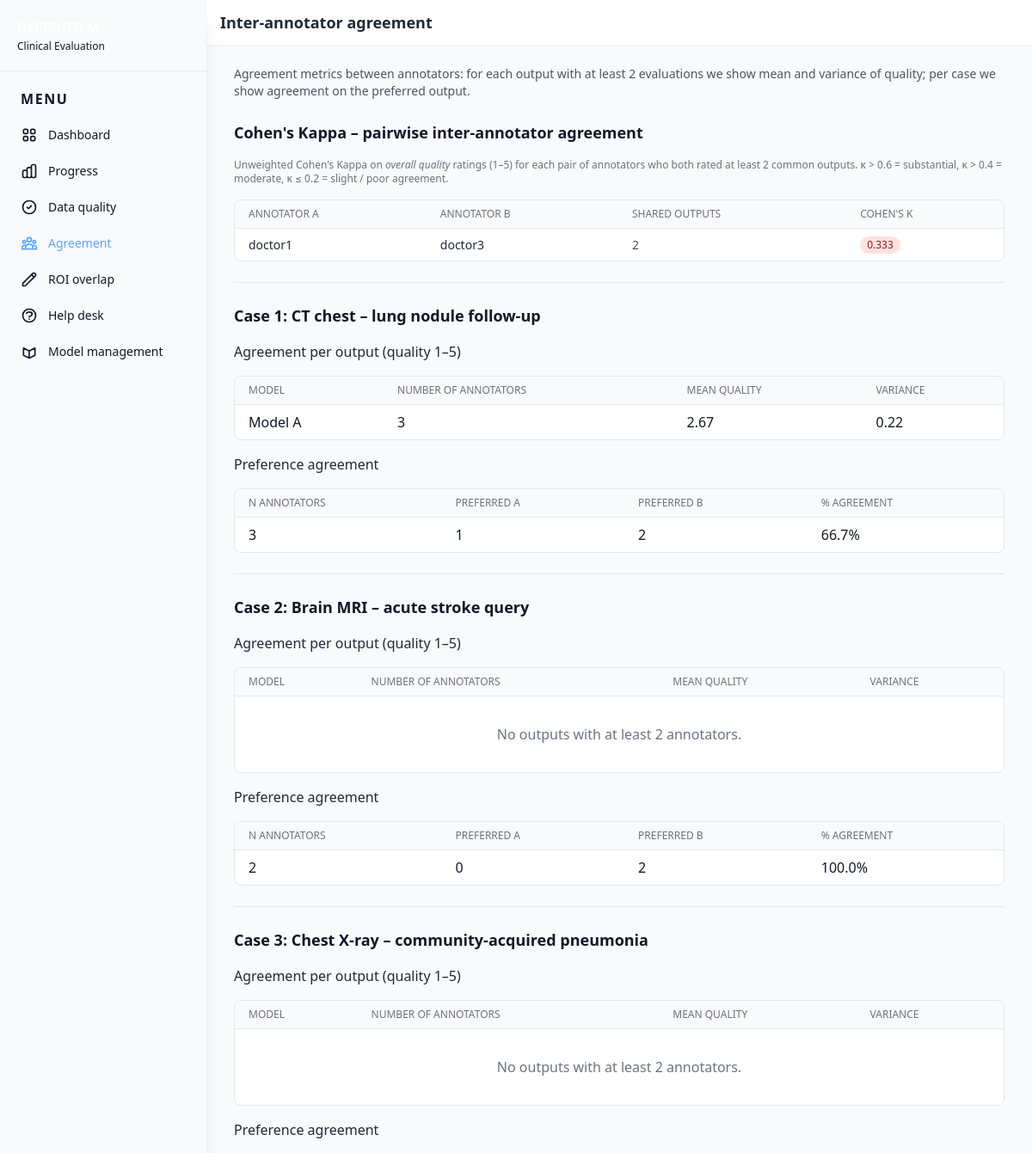
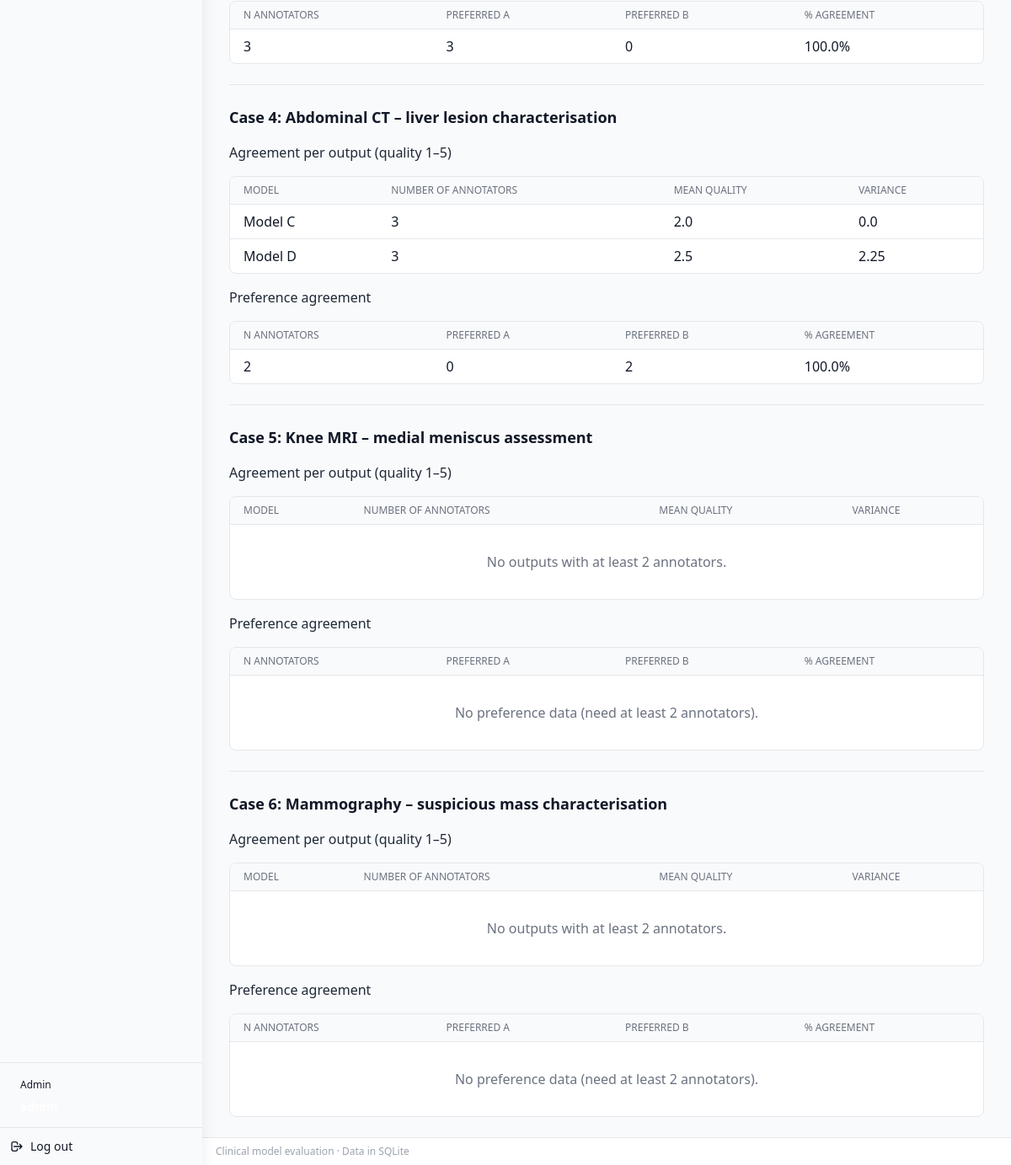
The app's page /admin/agreement (signed in) with its own data (2 pictures, top to bottom).
### app/models.py (models this page shows)
class User(SQLModel, table=True):
    __tablename__ = "users"
    id: Optional[int] = Field(default=None, primary_key=True)
    username: str = Field(unique=True)
    password_hash: str = Field()
    role: str = Field()  # "doctor" | "admin"
    full_name: Optional[str] = Field(default=None)
    email: Optional[str] = Field(default=None)
    institution: Optional[str] = Field(default=None)
    notes: Optional[str] = Field(default=None)
    created_at: datetime = Field(default_factory=datetime.utcnow)

class Evaluation(SQLModel, table=True):
    id: Optional[int] = Field(default=None, primary_key=True)
    output_id: int = Field(foreign_key="modeloutput.id")
    user_id: Optional[int] = Field(default=None, foreign_key="users.id")
    annotator_id: str
    overall_quality: int = Field(ge=0, le=5)  # 0 = non compilato
    clinical_accuracy: int = Field(ge=0, le=5)
    completeness: int = Field(ge=0, le=5)
    safety: int = Field(ge=0, le=5)
    preferred_for_case: bool = False
    hallucination: bool = False
    missing_important_findings: bool = False
    formatting_issues: bool = False
    safety_concerns: bool = False
    free_text_feedback: Optional[str] = None
    created_at: datetime = Field(default_factory=datetime.utcnow)
    output: Optional[ModelOutput] = Relationship(back_populates="evaluations")

class Case(SQLModel, table=True):
    id: Optional[int] = Field(default=None, primary_key=True)
    title: str
    clinical_prompt: str = Field(default="")
    modality: str = "text+image"
    outputs: list["ModelOutput"] = Relationship(back_populates="case")

class ModelOutput(SQLModel, table=True):
    id: Optional[int] = Field(default=None, primary_key=True)
    case_id: int = Field(foreign_key="case.id")
    model_name: str
    text_output: str
    image_url: Optional[str] = None
    case: Optional[Case] = Relationship(back_populates="outputs")
    evaluations: list["Evaluation"] = Relationship(back_populates="output")

### app/main.py (the view)
@app.get("/admin/agreement", response_class=HTMLResponse)
def admin_agreement(request: Request, session: SessionDep):
    user = require_admin(request, session)
    if user is None:
        return RedirectResponse(url="/login?role=admin", status_code=302)
    agreement = _compute_agreement(session)
    pairwise_kappa = _compute_pairwise_kappa(session)
    cases = session.exec(select(Case).order_by(Case.id)).all()
    case_preferred = []
    for case in cases:
        outputs = list(case.outputs)
        if len(outputs) != 2:
            continue
        evals_a = session.exec(select(Evaluation).where(Evaluation.output_id == outputs[0].id)).all()
        evals_b = session.exec(select(Evaluation).where(Evaluation.output_id == outputs[1].id)).all()
        annotators_a = {e.annotator_id for e in evals_a if e.preferred_for_case}
        annotators_b = {e.annotator_id for e in evals_b if e.preferred_for_case}
        n_a = len(annotators_a)
        n_b = len(annotators_b)
        total = n_a + n_b
        if total >= 2:
            pct_agree = 100 * max(n_a, n_b) / total
            case_preferred.append({
                "case_id": case.id,
                "case_title": case.title,
                "n_annotators": total,
                "preferred_a": n_a,
                "preferred_b": n_b,
                "pct_agreement": round(pct_agree, 1),
            })
    return templates.TemplateResponse(
        "admin/agreement.html",
        {
            "request": request,
            "current_user": user,
            "agreement": agreement,
            "case_preferred": case_preferred,
            "cases": cases,
            "pairwise_kappa": pairwise_kappa,
        },
    )

### app/templates/admin/agreement.html (shortened to what this page needs)
{% extends "base.html" %}
{% block header_title %}Inter-annotator agreement{% endblock %}
{% block content %}
<div class="space-y-6">
  <p class="text-sm text-gray-600">
    Agreement metrics between annotators: for each output with at least 2 evaluations we show mean and variance of quality; per case we show agreement on the preferred output.
  </p>
  <section class="space-y-4">
    <h3 class="font-semibold text-gray-900 text-lg">Cohen's Kappa – pairwise inter-annotator agreement</h3>
    <p class="text-xs text-gray-500">
      Unweighted Cohen's Kappa on <em>overall quality</em> ratings (1–5) for each pair of annotators
      who both rated at least 2 common outputs. κ &gt; 0.6 = substantial, κ &gt; 0.4 = moderate,
      κ ≤ 0.2 = slight / poor agreement.
    </p>
    <div class="bg-white rounded-lg border border-gray-200 overflow-hidden">
      <table class="min-w-full divide-y divide-gray-200">
        <thead class="bg-gray-50">
          <tr>
            <th class="px-4 py-2 text-left text-xs font-medium text-gray-500 uppercase">Annotator A</th>
            <th class="px-4 py-2 text-left text-xs font-medium text-gray-500 uppercase">Annotator B</th>
            <th class="px-4 py-2 text-left text-xs font-medium text-gray-500 uppercase">Shared outputs</th>
            <th class="px-4 py-2 text-left text-xs font-medium text-gray-500 uppercase">Cohen's κ</th>
          </tr>
        </thead>
        <tbody class="divide-y divide-gray-200">
          {% for k in pairwise_kappa %}
          <tr>
            <td class="px-4 py-2 text-sm text-gray-800">{{ k.annotator_a }}</td>
            <td class="px-4 py-2 text-sm text-gray-800">{{ k.annotator_b }}</td>
            <td class="px-4 py-2 text-sm text-gray-600">{{ k.n_shared }}</td>
            <td class="px-4 py-2 text-sm">
              <span class="inline-flex items-center px-2 py-0.5 rounded-full text-xs font-medium
                {% if k.kappa >= 0.6 %}bg-emerald-100 text-emerald-800
                {% elif k.kappa >= 0.4 %}bg-yellow-100 text-yellow-800
                {% else %}bg-red-100 text-red-800{% endif %}">
                {{ '%.3f'|format(k.kappa) }}
              </span>
            </td>
          </tr>
          {% else %}
          <tr>
            <td colspan="4" class="px-4 py-8 text-center text-gray-500 text-sm">
              No kappa yet — need at least 2 annotators rating ≥2 common outputs.
            </td>
          </tr>
          {% endfor %}
        </tbody>
      </table>
    </div>
  </section>
  <hr class="border-gray-200 my-4" />
  {% for case in cases %}
  {% set agreement_case = agreement | selectattr('case_id', 'equalto', case.id) | list %}
  {% set preferred_case = case_preferred | selectattr('case_id', 'equalto', case.id) | list %}
  <section class="space-y-4">
    <h3 class="font-semibold text-gray-900 text-lg">Case {{ case.id }}: {{ case.title }}</h3>
    <h4 class="font-medium text-gray-800">Agreement per output (quality 1–5)</h4>
    <div class="bg-white rounded-lg border border-gray-200 overflow-hidden">
      <table class="min-w-full divide-y divide-gray-200">
        <thead class="bg-gray-50">
          <tr>
            <th class="px-4 py-2 text-left text-xs font-medium text-gray-500 uppercase">Model</th>
            <th class="px-4 py-2 text-left text-xs font-medium text-gray-500 uppercase">Number of annotators</th>
            <th class="px-4 py-2 text-left text-xs font-medium text-gray-500 uppercase">Mean quality</th>
            <th class="px-4 py-2 text-left text-xs font-medium text-gray-500 uppercase">Variance</th>
          </tr>
        </thead>
        <tbody class="divide-y divide-gray-200">
          {% for a in agreement_case %}
          <tr>
            <td class="px-4 py-2 font-medium">{{ a.model_name }}</td>
            <td class="px-4 py-2">{{ a.n_annotators }}</td>
            <td class="px-4 py-2">{{ a.mean_quality }}</td>
            <td class="px-4 py-2">{{ a.variance }}</td>
          </tr>
          {% else %}
          <tr><td colspan="4" class="px-4 py-8 text-center text-gray-500">No outputs with at least 2 annotators.</td></tr>
          {% endfor %}
        </tbody>
      </table>
    </div>
    <h4 class="font-medium text-gray-800">Preference agreement</h4>
    <div class="bg-white rounded-lg border border-gray-200 overflow-hidden">
      <table class="min-w-full divide-y divide-gray-200">
        <thead class="bg-gray-50">
          <tr>
            <th class="px-4 py-2 text-left text-xs font-medium text-gray-500 uppercase">N annotators</th>
            <th class="px-4 py-2 text-left text-xs font-medium text-gray-500 uppercase">Preferred A</th>
            <th class="px-4 py-2 text-left text-xs font-medium text-gray-500 uppercase">Preferred B</th>
            <th class="px-4 py-2 text-left text-xs font-medium text-gray-500 uppercase">% agreement</th>
          </tr>
        </thead>
        <tbody class="divide-y divide-gray-200">
          {% for c in preferred_case %}
          <tr>
            <td class="px-4 py-2">{{ c.n_annotators }}</td>
            <td class="px-4 py-2">{{ c.preferred_a }}</td>
            <td class="px-4 py-2">{{ c.preferred_b }}</td>
            <td class="px-4 py-2">{{ c.pct_agreement }}%</td>
          </tr>
          {% else %}
          <tr><td colspan="4" class="px-4 py-8 text-center text-gray-500">No preference data (need at least 2 annotators).</td></tr>
          {% endfor %}
        </tbody>
      </table>
    </div>
  </section>
  {% if not loop.last %}<hr class="border-gray-200 my-8" />{% endif %}
  {% endfor %}
</div>
{% endblock %}

### app/templates/base.html (shortened to what this page needs)
<!DOCTYPE html>
<html lang="en">
  <head>
    <link
      href="https://cdn.jsdelivr.net/npm/tailwindcss@2.2.19/dist/tailwind.min.css"
      rel="stylesheet"
    />
    <link rel="stylesheet" href="/static/styles.css" />
  </head>
  <body class="bg-gray-50 text-gray-900">
    <div class="min-h-screen flex">
      {% if current_user is defined and current_user %}
      <aside class="w-60 min-h-screen sticky top-0 bg-slate-900 text-slate-100 flex-shrink-0 flex flex-col shadow-xl">
        <div class="p-5 border-b border-slate-700/80">
          <h1 class="font-bold text-base tracking-tight text-white">DECIPHER-M</h1>
          <p class="text-xs text-slate-400 mt-0.5">Clinical Evaluation</p>
        </div>
        <nav class="p-3 flex-1 space-y-0.5">
          <p class="px-3 py-2 text-[11px] font-semibold text-slate-500 uppercase tracking-widest">Menu</p>
          {% if current_user.role == 'admin' %}
          <a href="/admin" class="flex items-center gap-3 px-3 py-2.5 rounded-lg text-sm font-medium transition-colors {% if request.url.path == '/admin' %}bg-slate-800 text-blue-400{% else %}text-slate-300 hover:bg-slate-800 hover:text-blue-400{% endif %}">Dashboard</a>
          <a href="/admin/progress" class="flex items-center gap-3 px-3 py-2.5 rounded-lg text-sm font-medium transition-colors {% if request.url.path == '/admin/progress' %}bg-slate-800 text-blue-400{% else %}text-slate-300 hover:bg-slate-800 hover:text-blue-400{% endif %}">Progress</a>
          <a href="/admin/quality" class="flex items-center gap-3 px-3 py-2.5 rounded-lg text-sm font-medium transition-colors {% if request.url.path == '/admin/quality' %}bg-slate-800 text-blue-400{% else %}text-slate-300 hover:bg-slate-800 hover:text-blue-400{% endif %}"><svg class="w-5 h-5 flex-shrink-0" fill="none" stroke="currentColor" viewBox="0 0 24 24"><path stroke-linecap="round" stroke-linejoin="round" stroke-width="2" d="M9 12l2 2 4-4m6 2a9 9 0 11-18 0 9 9 0 0118 0z"/></svg>Data quality</a>
          <a href="/admin/agreement" class="flex items-center gap-3 px-3 py-2.5 rounded-lg text-sm font-medium transition-colors {% if request.url.path == '/admin/agreement' %}bg-slate-800 text-blue-400{% else %}text-slate-300 hover:bg-slate-800 hover:text-blue-400{% endif %}">Agreement</a>
          <a href="/admin/roi" class="flex items-center gap-3 px-3 py-2.5 rounded-lg text-sm font-medium transition-colors {% if request.url.path == '/admin/roi' %}bg-slate-800 text-blue-400{% else %}text-slate-300 hover:bg-slate-800 hover:text-blue-400{% endif %}"><svg class="w-5 h-5 flex-shrink-0" fill="none" stroke="currentColor" viewBox="0 0 24 24"><path stroke-linecap="round" stroke-linejoin="round" stroke-width="2" d="M15.232 5.232l3.536 3.536m-2.036-5.036a2.5 2.5 0 113.536 3.536L6.5 21.036H3v-3.572L16.732 3.732z"/></svg>ROI overlap</a>
          <a href="/help/inbox" class="flex items-center gap-3 px-3 py-2.5 rounded-lg text-sm font-medium transition-colors {% if request.url.path.startswith('/help') %}bg-slate-800 text-blue-400{% else %}text-slate-300 hover:bg-slate-800 hover:text-blue-400{% endif %}">Help desk</a>
          <a href="/admin/models" class="flex items-center gap-3 px-3 py-2.5 rounded-lg text-sm font-medium transition-colors {% if request.url.path == '/admin/models' %}bg-slate-800 text-blue-400{% else %}text-slate-300 hover:bg-slate-800 hover:text-blue-400{% endif %}"><svg class="w-5 h-5 flex-shrink-0" fill="none" stroke="currentColor" viewBox="0 0 24 24"><path stroke-linecap="round" stroke-linejoin="round" stroke-width="2" d="M20 7l-8 4-8-4m16 0l-8 4m8-4v10l-8 4m0-10L4 7m8 4v10M4 7v10l8 4"/></svg>Model management</a>
          {% endif %}
        </nav>
        <div class="p-3 border-t border-slate-700/80">
          <p class="px-3 py-1.5 text-xs font-medium text-slate-500">{{ 'Admin' if current_user.role == 'admin' else 'Doctor' }}</p>
          <p class="px-3 py-0.5 text-sm font-semibold text-white">{{ current_user.username }}</p>
        </div>
        <a href="/logout" class="flex items-center gap-2 p-3 text-sm font-medium text-slate-400 hover:bg-slate-800 hover:text-blue-400 border-t border-slate-700/80 transition-colors"><svg class="w-4 h-4 flex-shrink-0" fill="none" stroke="currentColor" viewBox="0 0 24 24"><path stroke-linecap="round" stroke-linejoin="round" stroke-width="2" d="M17 16l4-4m0 0l-4-4m4 4H7m6 4v1a3 3 0 01-3 3H6a3 3 0 01-3-3V7a3 3 0 013-3h4a3 3 0 013 3v1"/></svg>Log out</a>
      </aside>
      {% endif %}
      <div class="flex-1 flex flex-col min-w-0">
        {% if current_user is defined and current_user %}
        <header class="bg-white shadow-sm py-3 px-4">
          <div class="max-w-5xl mx-auto flex items-center justify-between">
            <h2 class="text-lg font-semibold text-gray-800">{% block header_title %}Clinical Evaluation{% endblock %}</h2>
          </div>
        </header>
        {% endif %}
        <main class="flex-1 py-6 px-4 sm:px-6 lg:px-8">
          <div class="max-w-5xl mx-auto">
            {% block content %}{% endblock %}
          </div>
        </main>
        <footer class="bg-white border-t py-2 px-4 text-xs text-gray-400">
          Clinical model evaluation · Data in SQLite
        </footer>
      </div>
    </div>
  </body>
</html>

### app/static/styles.css (style rules this page uses)
body { -webkit-font-smoothing: antialiased; }

### records on screen
User: role "Admin"
Evaluation: annotator_a "doctor1"
Evaluation: annotator_b "doctor3"
Case: id "1", title "CT chest – lung nodule follow-up", n_annotators "3", mean_quality "2.67", variance "0.22", n_annotators "3", preferred_a "1", preferred_b "2", pct_agreement "66.7"
ModelOutput: model_name "Model A"
Case: id "2", title "Brain MRI – acute stroke query", n_annotators "2", preferred_a "0", preferred_b "2", pct_agreement "100.0"
Case: id "3", title "Chest X-ray – community-acquired pneumonia", n_annotators "3", preferred_a "3", preferred_b "0", pct_agreement "100.0"
Case: id "4", title "Abdominal CT – liver lesion characterisation", n_annotators "3" "3", mean_quality "2.0" "2.5", variance "0.0" "2.25", n_annotators "2", preferred_a "0", preferred_b "2", pct_agreement "100.0"
ModelOutput: model_name "Model C"
ModelOutput: model_name "Model D"
Case: id "5", title "Knee MRI – medial meniscus assessment"
Case: id "6", title "Mammography – suspicious mass characterisation"

### other values on screen
{{ k.n_shared }} "2"
{{ '%.3f'|format(k.kappa) }} "0.333"
